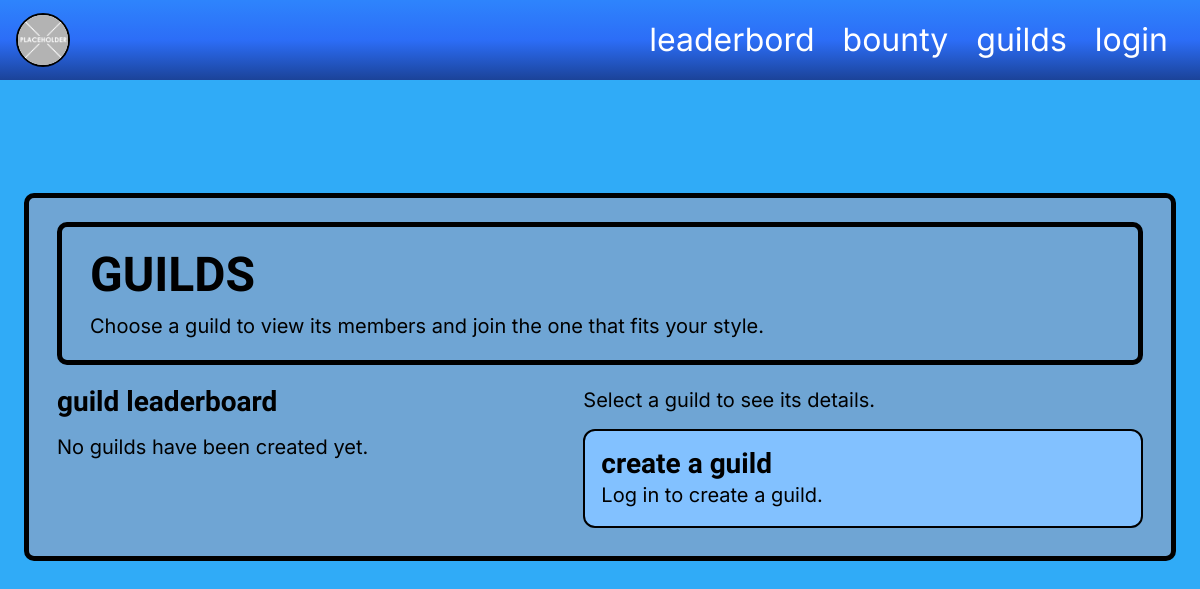
Before: /guilds.php with the older database file.
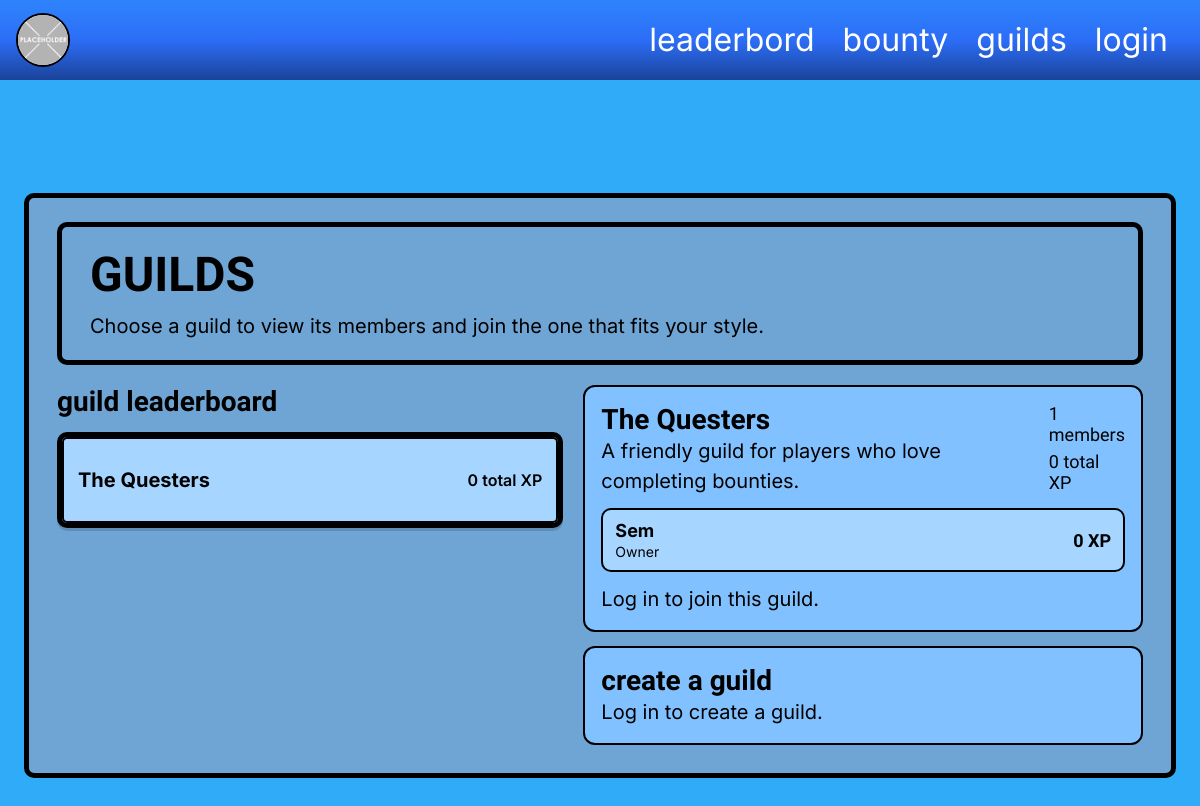
After: the same page with the newer database file.
### tables this page shows
CREATE TABLE IF NOT EXISTS `gdbb_guilds` (
  `id` int UNSIGNED NOT NULL AUTO_INCREMENT,
  `name` varchar(100) NOT NULL,
  `description` text,
  `leader_user_id` int UNSIGNED NOT NULL,
  `created_at` timestamp NULL DEFAULT CURRENT_TIMESTAMP,
  PRIMARY KEY (`id`),
  UNIQUE KEY `name` (`name`),
  KEY `gdbb_idx_guilds_leader` (`leader_user_id`)
);

CREATE TABLE IF NOT EXISTS `gdbb_guild_members` (
  `guild_id` int UNSIGNED NOT NULL,
  `user_id` int UNSIGNED NOT NULL,
  `role` enum('leader','member') NOT NULL DEFAULT 'member',
  `joined_at` timestamp NULL DEFAULT CURRENT_TIMESTAMP,
  PRIMARY KEY (`guild_id`,`user_id`),
  UNIQUE KEY `unique_user_guild_membership` (`user_id`),
  KEY `gdbb_idx_guild_members_guild` (`guild_id`)
);

CREATE TABLE IF NOT EXISTS `gdbb_users` (
  `id` int UNSIGNED NOT NULL AUTO_INCREMENT,
  `username` varchar(50) NOT NULL,
  `password_hash` varchar(255) NOT NULL,
  `role` enum('player','gm','admin') NOT NULL DEFAULT 'player',
  `is_admin` tinyint(1) NOT NULL DEFAULT '0',
  `xp` int UNSIGNED NOT NULL DEFAULT '0',
  `level` int UNSIGNED NOT NULL DEFAULT '1',
  `is_blocked` tinyint(1) NOT NULL DEFAULT '0',
  `created_at` timestamp NULL DEFAULT CURRENT_TIMESTAMP,
  `profile_picture` varchar(255) DEFAULT NULL,
  `profile_outline_color` varchar(20) NOT NULL DEFAULT '#000000',
  PRIMARY KEY (`id`),
  UNIQUE KEY `username` (`username`),
  KEY `gdbb_idx_users_role` (`role`)
);

### src/bootstrap.php (called while the page is built, shortened)
<?php
function getUserAvatarUrl(PDO $pdo, ?int $userId = null): string {
    $defaultAvatar = 'images/placeholder.png';
    $userId = (int)($userId ?? ($_SESSION['user_id'] ?? 0));
    if ($userId <= 0) {
        return $defaultAvatar;
    }
}
function getUserOutlineColor(PDO $pdo, ?int $userId = null): string {
    $defaultColor = '#000000';
    $userId = (int)($userId ?? ($_SESSION['user_id'] ?? 0));
    if ($userId <= 0) {
        return $defaultColor;
    }
}

### public/guilds.php (the view, shortened to what this page needs)
<?php
require_once dirname(__DIR__) . '/src/bootstrap.php';
$avatarUrl = getUserAvatarUrl($pdo, $_SESSION['user_id'] ?? null);
$currentUserId = (int)($_SESSION['user_id'] ?? 0);
$currentUserXp = 0;
$currentUserGuildId = null;
$guildStmt = $pdo->query('SELECT g.id, g.name, g.description, g.leader_user_id, leader.username AS leader_name, COALESCE(member_stats.member_count, 0) AS member_count, COALESCE(member_xp.total_xp, 0) AS total_xp FROM gdbb_guilds g LEFT JOIN gdbb_users leader ON leader.id = g.leader_user_id LEFT JOIN (SELECT guild_id, COUNT(*) AS member_count FROM gdbb_guild_members GROUP BY guild_id) AS member_stats ON member_stats.guild_id = g.id LEFT JOIN (SELECT gm.guild_id, SUM(user_xp.xp) AS total_xp FROM gdbb_guild_members gm LEFT JOIN gdbb_users user_xp ON user_xp.id = gm.user_id GROUP BY gm.guild_id) AS member_xp ON member_xp.guild_id = g.id ORDER BY total_xp DESC, g.name ASC');
$guilds = $guildStmt->fetchAll();
$selectedGuildId = isset($_GET['guild_id']) ? (int)$_GET['guild_id'] : 0;
if ($selectedGuildId <= 0 && !empty($guilds)) {
    $selectedGuildId = (int)$guilds[0]['id'];
}
$selectedGuild = null;
$selectedMembers = [];
if ($selectedGuildId > 0) {
    $selectedGuildStmt = $pdo->prepare('SELECT g.id, g.name, g.description, g.leader_user_id, leader.username AS leader_name FROM gdbb_guilds g LEFT JOIN gdbb_users leader ON leader.id = g.leader_user_id WHERE g.id = ? LIMIT 1');
    $selectedGuildStmt->execute([$selectedGuildId]);
    $selectedGuild = $selectedGuildStmt->fetch();
    if ($selectedGuild) {
        $membersStmt = $pdo->prepare('SELECT gm.role, gm.joined_at, u.id, u.username, u.xp FROM gdbb_guild_members gm LEFT JOIN gdbb_users u ON u.id = gm.user_id WHERE gm.guild_id = ? ORDER BY CASE WHEN gm.role = "leader" THEN 0 ELSE 1 END, u.xp DESC, u.username ASC');
        $membersStmt->execute([$selectedGuildId]);
        $selectedMembers = $membersStmt->fetchAll();
    }
}
?>
<!DOCTYPE html>
<html lang="en">
<head>
    <link rel="stylesheet" href="../style.css">
</head>
<body class="guilds-page" style="--app-outline-color: <?= htmlspecialchars(getUserOutlineColor($pdo, $_SESSION['user_id'] ?? null), ENT_QUOTES, 'UTF-8') ?>;">
    <header class="topbar">
        <a href="<?= !empty($_SESSION['user_id']) ? 'profile.php' : 'register.php' ?>" class="brand-mark" aria-label="Go to profile">
            <img src="<?= htmlspecialchars($avatarUrl, ENT_QUOTES, 'UTF-8') ?>" alt="Profile picture">
        </a>
        <nav class="topnav">
            <a href="leaderboard.php">leaderbord</a>
            <a href="bounty.php">bounty</a>
            <a href="guilds.php">guilds</a>
            <a href="<?= !empty($_SESSION['user_id']) ? 'logout.php' : 'login.php' ?>"><?= !empty($_SESSION['user_id']) ? 'logout' : 'login' ?></a>
        </nav>
    </header>
    <main class="guilds-shell">
        <section class="guilds-card" aria-label="Guilds information">
            <div class="guilds-card-header">
                <div>
                    <h1>guilds</h1>
                    <p>Choose a guild to view its members and join the one that fits your style.</p>
                </div>
            </div>
            <div class="guilds-layout">
                <div class="guilds-list-panel">
                    <h2>guild leaderboard</h2>
                    <?php if (empty($guilds)): ?>
                        <p class="guilds-empty">No guilds have been created yet.</p>
                    <?php else: ?>
                        <div class="guild-list">
                            <?php foreach ($guilds as $guild): ?>
                                <a class="guild-list-item <?= ((int)$guild['id'] === $selectedGuildId) ? 'active' : '' ?>" href="guilds.php?guild_id=<?= (int)$guild['id'] ?>">
                                    <div class="guild-list-main">
                                        <strong><?= htmlspecialchars($guild['name'], ENT_QUOTES, 'UTF-8') ?></strong>
                                    </div>
                                    <div class="guild-list-meta">
                                        <span><?= (int)$guild['total_xp'] ?> total XP</span>
                                    </div>
                                </a>
                            <?php endforeach; ?>
                        </div>
                    <?php endif; ?>
                </div>
                <div class="guilds-detail-panel">
                    <?php if ($selectedGuild): ?>
                        <div class="guild-detail-card">
                            <div class="guild-detail-header">
                                <div>
                                    <h3><?= htmlspecialchars($selectedGuild['name'], ENT_QUOTES, 'UTF-8') ?></h3>
                                    <p><?= htmlspecialchars($selectedGuild['description'] !== '' ? $selectedGuild['description'] : 'No description yet.', ENT_QUOTES, 'UTF-8') ?></p>
                                </div>
                                <div class="guild-summary">
                                    <span><?= count($selectedMembers) ?> members</span>
                                    <span><?= array_sum(array_column($selectedMembers, 'xp')) ?> total XP</span>
                                </div>
                            </div>
                            <div class="guild-members-list" aria-label="Guild member rankings">
                                <?php foreach ($selectedMembers as $index => $member): ?>
                                    <div class="guild-member-item">
                                        <div class="guild-member-info">
                                            <strong><?= htmlspecialchars($member['username'], ENT_QUOTES, 'UTF-8') ?></strong>
                                            <span><?= ($index === 0 && $member['role'] === 'leader') ? 'Owner' : ($member['role'] === 'leader' ? 'Leader' : 'Member') ?></span>
                                        </div>
                                        <span class="guild-member-xp"><?= (int)$member['xp'] ?> XP</span>
                                    </div>
                                <?php endforeach; ?>
                            </div>
                            <?php if ($currentUserId > 0 && $currentUserGuildId === null): ?>
                                <form method="post" class="guild-action-form">
                                    <input type="hidden" name="action" value="join">
                                    <input type="hidden" name="guild_id" value="<?= (int)$selectedGuild['id'] ?>">
                                    <button type="submit">join guild</button>
                                </form>
                            <?php elseif ($currentUserId <= 0): ?>
                                <p class="guilds-member-note">Log in to join this guild.</p>
                            <?php endif; ?>
                        </div>
                    <?php else: ?>
                        <p class="guilds-empty">Select a guild to see its details.</p>
                    <?php endif; ?>
                    <div class="guild-create-card">
                        <h3>create a guild</h3>
                        <?php if ($currentUserId <= 0): ?>
                            <p>Log in to create a guild.</p>
                        <?php elseif ($currentUserXp < 5000): ?>
                            <p class="guild-create-locked">You need 5000 XP to create a guild.</p>
                        <?php elseif ($currentUserGuildId !== null): ?>
                            <p class="guild-create-locked">You can only belong to one guild at a time.</p>
                        <?php endif; ?>
                    </div>
                </div>
            </div>
        </section>
    </main>
</body>
</html>

### style.css (style rules this page uses)
body { margin: 0; font-family: 'Inter', Arial, sans-serif; background: linear-gradient(90deg, rgb(48, 171, 247) 0%, rgb(76, 88, 142) 100%); color: #000000; --app-outline-color: #000000; }
.topbar { height: 80px; width: 100%; background: linear-gradient(180deg, rgba(45, 112, 255, 0.66) 0%, rgba(44, 108, 247, 0.98) 50%, #1B4399 100%); display: flex; align-items: center; justify-content: space-between; padding: 0 24px 0 16px; box-sizing: border-box; position: relative; }
.brand-mark { width: 50px; height: 50px; border-radius: 50%; background: #ffffff; border: 2px solid var(--app-outline-color); display: flex; align-items: center; justify-content: center; text-decoration: none; cursor: pointer; flex-shrink: 0; overflow: hidden; }
.brand-mark img { width: 100%; height: 100%; object-fit: cover; display: block; }
.topnav { display: flex; gap: 28px; align-items: center; margin-left: auto; padding-right: 8px; }
.topnav a { color: #ffffff; text-decoration: none; font-size: 32px; font-weight: 400; line-height: 1; white-space: nowrap; }
.guilds-page { min-height: 100vh; background: linear-gradient(-90deg, #30ABF7 99.99%, #4C588E 100%); color: #000000; }
.guilds-shell { min-height: calc(100vh - 80px); display: flex; align-items: flex-start; justify-content: center; padding: 113px 24px 40px; box-sizing: border-box; }
.guilds-card { width: min(1200px, 100%); background: #6FA5D4; border: 5px solid #000000; border-radius: 10px; box-sizing: border-box; padding: 24px 28px 28px; }
.guilds-card h1 { margin: 0 0 8px; font-family: 'Hanuman', serif; font-size: 48px; font-weight: 800; color: #000000; text-transform: uppercase; }
.guilds-card p { margin: 0; font-family: 'Inter', Arial, sans-serif; font-size: 20px; color: #000000; line-height: 1.5; }
.guilds-card-header { display: flex; align-items: flex-start; justify-content: space-between; gap: 20px; margin-bottom: 20px; background: #6FA5D4; border: 5px solid #000000; border-radius: 10px; padding: 19px 28px; }
.guilds-layout { display: grid; grid-template-columns: minmax(300px, 0.95fr) minmax(320px, 1.05fr); gap: 20px; align-items: start; }
.guilds-list-panel, .guilds-detail-panel { display: flex; flex-direction: column; gap: 14px; }
.guilds-list-panel h2, .guild-create-card h3, .guild-detail-card h3 { margin: 0; font-family: 'Hanuman', serif; font-size: 28px; color: #000000; }
.guild-list { display: flex; flex-direction: column; gap: 10px; }
.guild-list-item { display: flex; justify-content: space-between; align-items: center; gap: 12px; padding: 14px 16px; background: #82C1FF; border: 5px solid #000000; border-radius: 10px; text-decoration: none; color: #000000; min-height: 96px; box-sizing: border-box; box-shadow: 0 3px 0 rgba(0, 0, 0, 0.15); }
.guild-list-item.active { background: #a6d5ff; box-shadow: inset 0 0 0 2px #000000, 0 3px 0 rgba(0, 0, 0, 0.15); }
.guild-list-main { display: flex; flex-direction: column; gap: 4px; }
.guild-list-main strong { font-size: 20px; }
.guild-list-meta { display: flex; flex-direction: column; align-items: flex-end; gap: 4px; font-size: 16px; }
.guild-detail-card, .guild-create-card { background: #82C1FF; border: 2px solid #000000; border-radius: 12px; padding: 16px; }
.guild-detail-header { display: flex; justify-content: space-between; gap: 12px; margin-bottom: 12px; }
.guild-summary { display: flex; flex-direction: column; gap: 6px; font-family: 'Hanuman', serif; font-size: 18px; }
.guild-members-list { display: flex; flex-direction: column; gap: 8px; margin-bottom: 12px; }
.guild-member-item { display: flex; justify-content: space-between; align-items: center; gap: 10px; background: #a6d5ff; border: 2px solid #000000; border-radius: 10px; padding: 10px 12px; }
.guild-member-info { display: flex; flex-direction: column; gap: 2px; }
.guild-member-info strong { display: block; font-size: 18px; }
.guild-member-info span { display: block; font-size: 14px; }
.guild-member-xp { font-family: 'Hanuman', serif; font-size: 18px; font-weight: 700; }
.guilds-empty, .guilds-member-note { margin: 0; font-family: 'Inter', Arial, sans-serif; font-size: 16px; }
h1 { margin-top: 0; }
a { color: #0b6bb8; font-weight: 600; }

Changed rows visible on the page:
added gdbb_guilds: name "The Questers", total_xp "0", description "A friendly guild for players who love completing bounties."
added gdbb_guild_members: user.username "Sem", role "Owner", user.xp "0"
Other visible differences:
count($selectedMembers): (not shown) → "1"
array_sum(array_column($selectedMembers, 'xp')): (not shown) → "0"
text no longer shown: "No guilds have been created yet. Select a guild to see its details."
text now shown: "members total XP Log in to join this guild."
